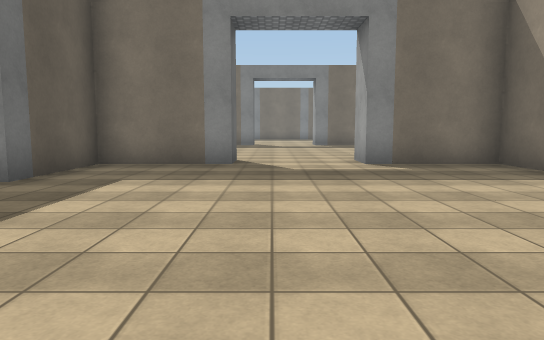
View 1 (above)

24 first-person views from a walk through a Unity game level. The camera is 1.3 m above the floor, tilts 6° down and sees 70° across. The floor is counted in squares, 2 m on a side. Each view is taken from the middle of a square. On the plan, view 1 faces up. The plan holds only what a view shows up to about 11 squares ahead; the rest is blank. The place goes on beyond the plan. The player character is not drawn. Surface patterns are stand-ins for the level's own textures.

View 2
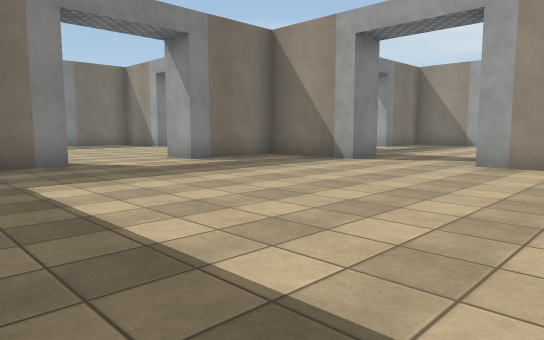

View 3
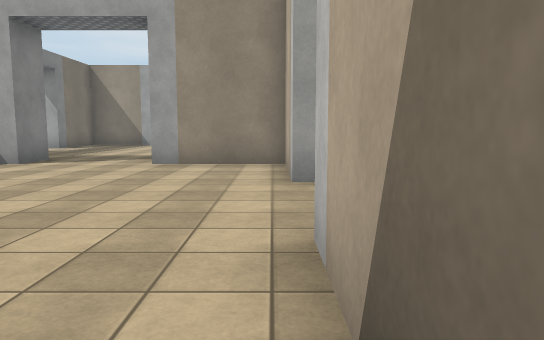

View 4
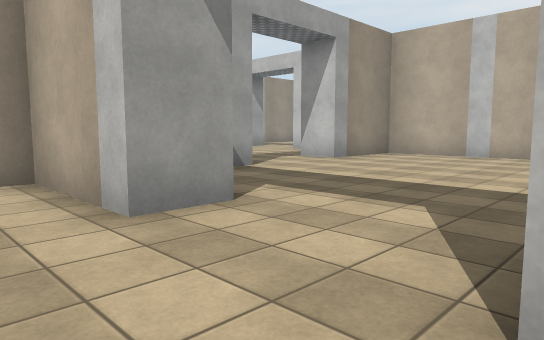

View 5
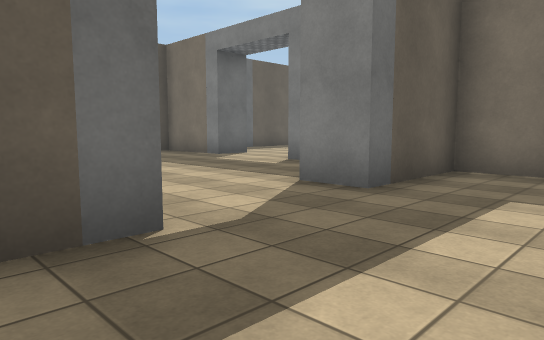

View 6
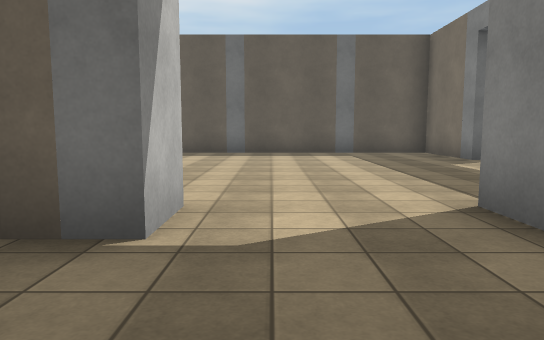

View 7
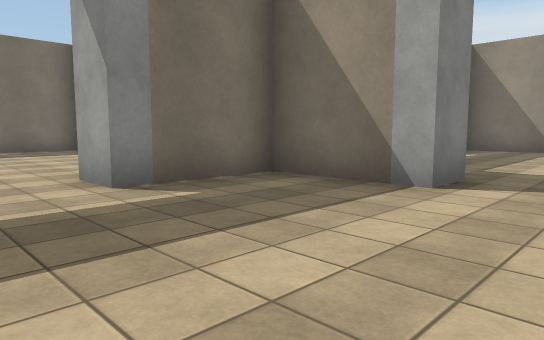

View 8
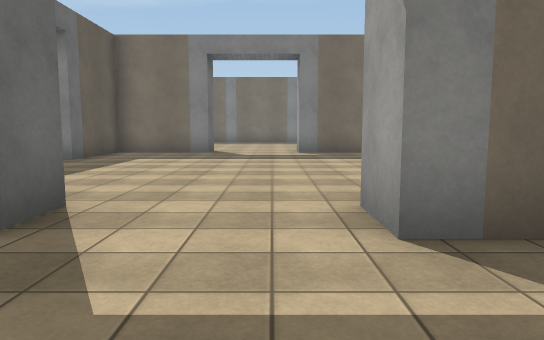

View 9
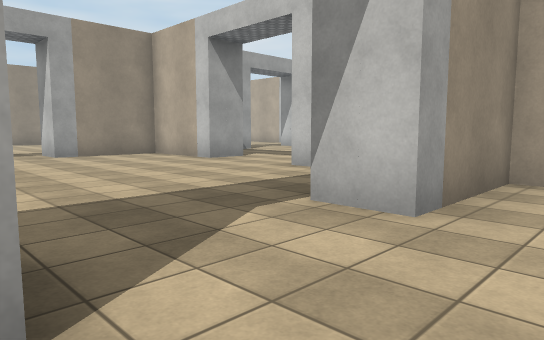

View 10
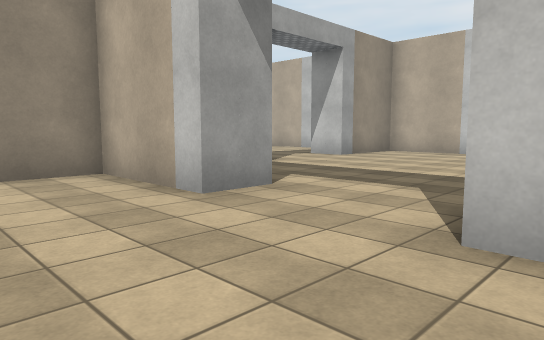

View 11
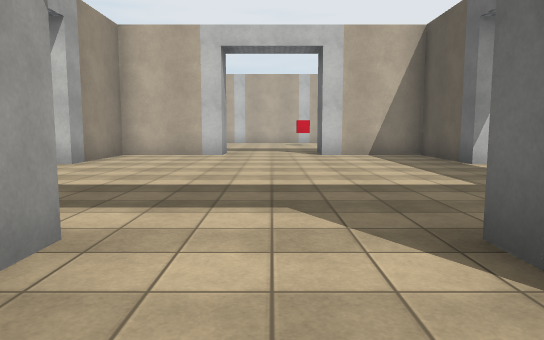

View 12
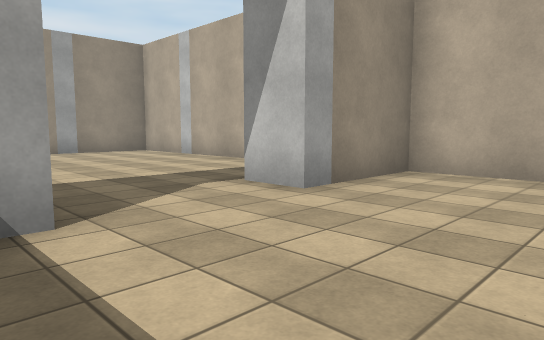

View 13
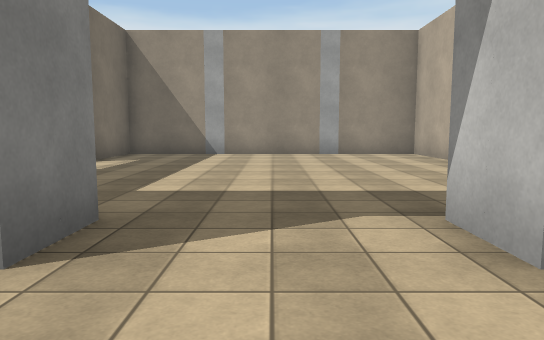

View 14
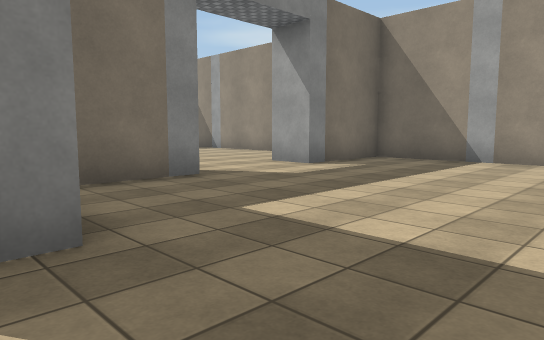

View 15
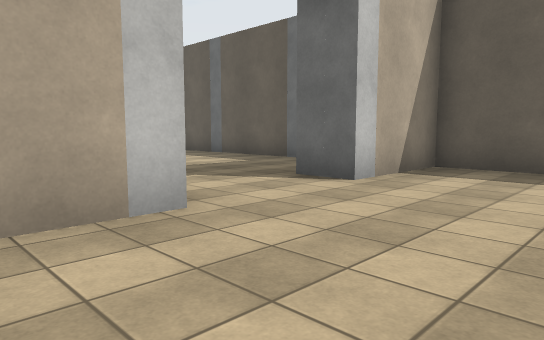

View 16
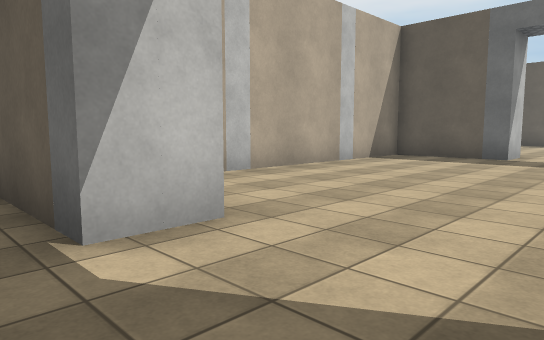

View 17
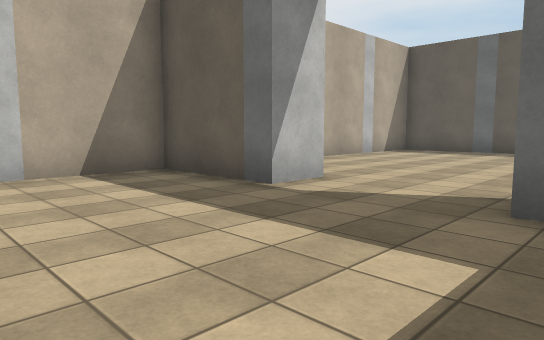

View 18
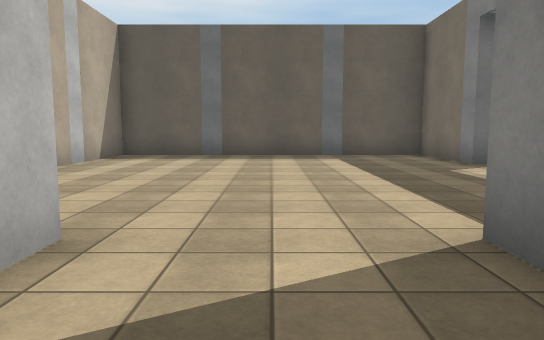

View 19
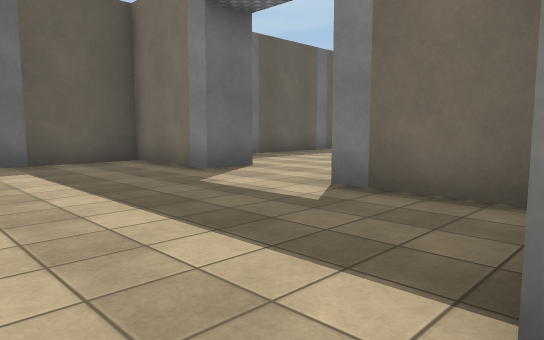

View 20
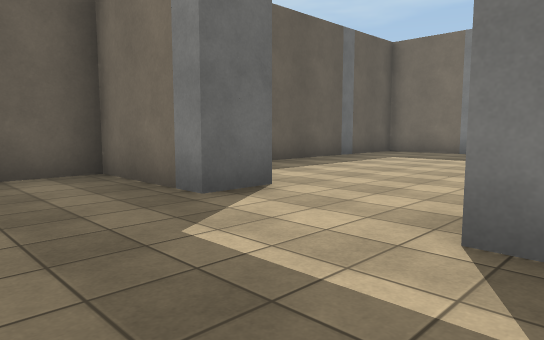

View 21
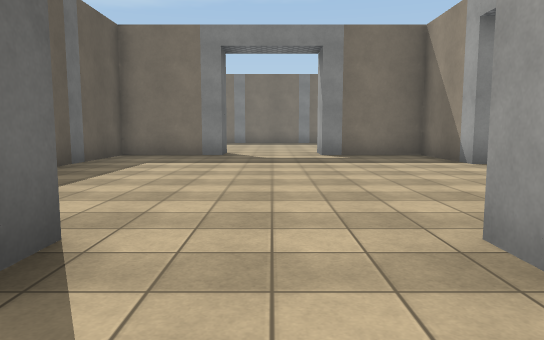

View 22
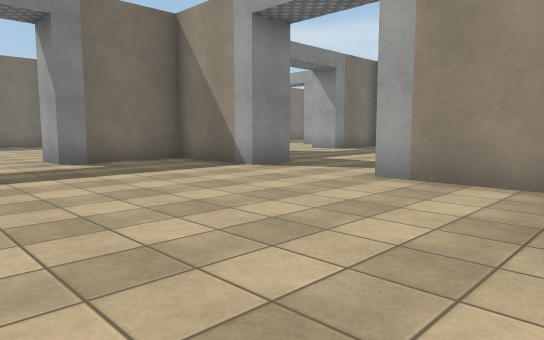

View 23
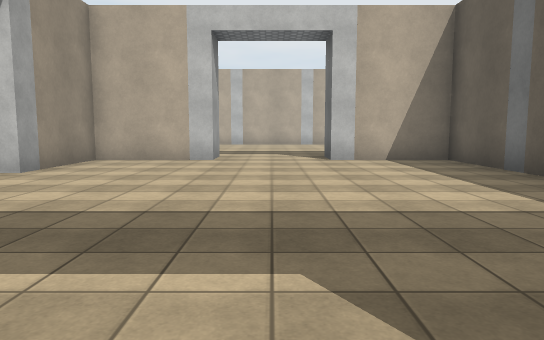

View 24
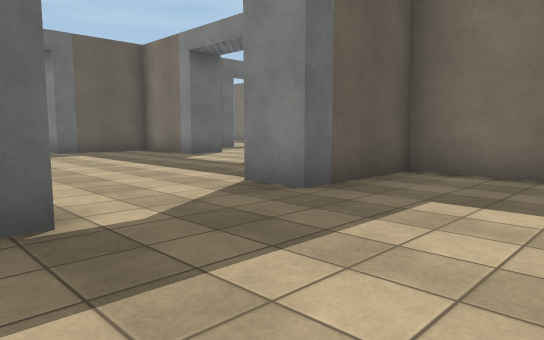

### Floor plan
Points are (right, up) in squares from view 1. A wall is a line through its corners. A room is listed if a view was taken in it or the views show most of it. See-through windows are left out.
Room 1 (views 1, 2, 3, 4, 5, 6, 7, 8, 9)
walls: (-0.7, 7.2) (-3.2, 7.2) (-3.2, 4.8); (-3.2, 2.2) (-3.2, 1.4); (4.3, 4.8) (4.3, 7.2) (1.8, 7.2); (1.8, -0.3) (4.3, -0.3) (4.3, 2.2); (-2.8, -0.3) (-0.8, -0.3)
ways out: opening at (-4, 3.5) to room 2; opening at (0.5, -1) to room 2; opening at (0.5, 8) to room 2; opening at (5, 3.5) to room 2
Room 2 (views 10, 11, 12, 13, 14, 15, 16, 17, 18, 19, 20, 21, 22, 23, 24)
walls: (4.3, 2.2) (5.2, 2.2); (5.4, 4.8) (4.3, 4.8); (7.2, -0.3) (7.8, -0.3); (7.7, -0.8) (7.7, -1.2); (1.8, 7.2) (1.8, 8.2); (1.8, -1.4) (1.8, -0.3); (10.2, -1.2) (10.2, -0.3) (12.7, -0.3) (12.7, 2.2) (13.8, 2.2); (4.3, -3.8) (4.3, -3.2); (-0.7, 8.2) (-0.7, 7.2); (5.2, 10.9) (5.2, 10.4); (12.7, 5.2) (12.7, 6); (-3.2, 4.8) (-4.2, 4.8); (-4.6, -1.2) (-6.7, -1.2) (-6.7, -0.3) (-4.2, -0.3) (-4.2, 2.2) (-3.2, 2.2); (-4.2, 8.8) (-4.2, 10.8); (-3.8, -3.8) (-4.2, -3.8); (13.9, -3.8) (12.7, -3.8) (12.7, -3.4); (16.4, -1.2) (14.5, -1.2); (-6.7, 7.8) (-6.7, 8.2); (3.5, 15.8) (1.8, 15.8); (7, 15.8) (5.2, 15.8) (5.2, 13.3) (4.2, 13.3); (-4.4, -6.2) (-3.2, -6.2) (-3.2, -8.7) (4.3, -8.7) (4.3, -6.2) (5.2, -6.2) (5.2, -8.7) (7.7, -8.7) (7.7, -9.8); (10.2, -9.8) (10.2, -8.7) (12.7, -8.7) (12.7, -6.2) (13.8, -6.2); (5.2, -11.9) (5.2, -13.5); (-0.7, 16.8) (-0.7, 15.8) (-3.2, 15.8) (-3.2, 13.3) (-4.2, 13.3) (-4.2, 15.8) (-6.7, 15.8) (-6.7, 16.8); (-9.2, 8.2) (-9.2, 7.2) (-11.7, 7.2) (-11.7, -0.3) (-9.2, -0.3) (-9.2, -1.2) (-11.7, -1.2) (-11.7, -8.7) (-7.5, -8.7); (16.6, -8.7) (21.3, -8.7) (21.3, -1.2) (18.8, -1.2) (18.8, -0.2); (-9.2, 16.8) (-9.2, 15.8) (-11.7, 15.8) (-11.7, 10.8)
ways out: opening at (-4, 3.5) to room 1; opening at (0.5, -1) to room 1; opening at (0.5, 8) to room 1; opening at (5, 3.5) to room 1; opening at (0.5, 16); opening at (13, 3.5); opening at (17.5, -1)

Positions as (right, up) in squares from view 1, and headings:
1: (0, 0), facing up
2: (-3, 0), facing up-right
3: (-3, 0), facing right
4: (-1, 1), facing down-right
5: (-1, 1), facing up-left
6: (-1, 3), facing left
7: (0, 3), facing up-right
8: (1, 5), facing up
9: (3, 5), facing down-right
10: (7, 2), facing down-right
11: (9, 1), facing down
12: (10, -3), facing down-right
13: (11, -5), facing right
14: (13, -6), facing up-right
15: (12, -6), facing down-left
16: (6, -4), facing down-left
17: (0, -3), facing down-left
18: (-2, -5), facing left
19: (-4, -5), facing up-left
20: (-6, 5), facing up-left
21: (-8, 6), facing up
22: (-9, 8), facing up-right
23: (-8, 8), facing down
24: (8, 10), facing up-left
